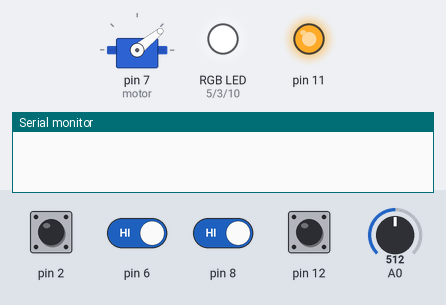
A sketch run on a simulated Arduino Uno, built with avr-gcc and run on an emulated ATmega328P. On the bench: servo, an RGB LED mixed from three pins (HIGH = lit), output pins drawn as LEDs (lit = HIGH), the last lines printed to the serial monitor. The inputs (shaded band) are chosen by the test bench; at power-on: pin 2, pin 6, pin 8, pin 12 HIGH, A0 = 512.

Above: at 4.2 s.
4.3 s: pin 8 driven LOW
At 5.5 s:
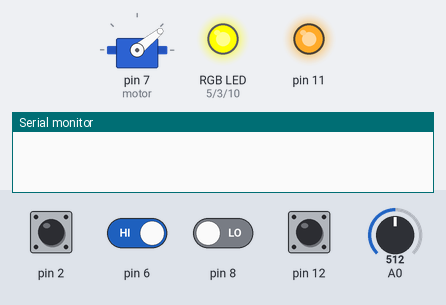
5.8 s: pin 2 pulled LOW for 0.15 s
At 7.1 s:
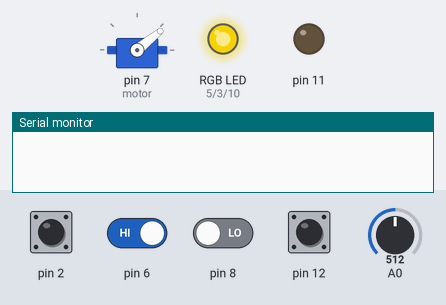
7.4 s: pin 6 driven LOW
At 8.6 s:
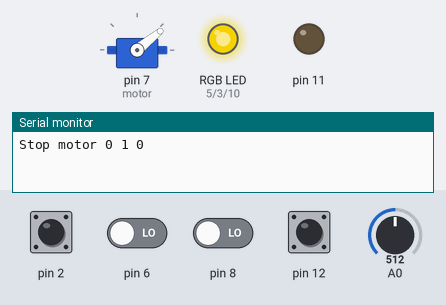
8.9 s: A0 set to 716
At 10.0 s:
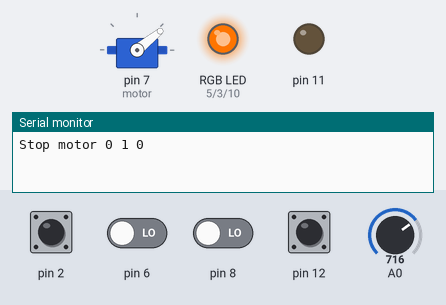
10.4 s: A0 set to 900
At 11.1 s:
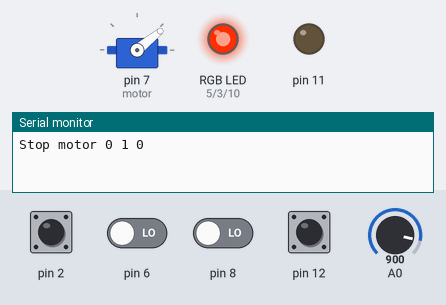
11.9 s: pin 2 pulled LOW for 0.15 s
At 13.0 s:
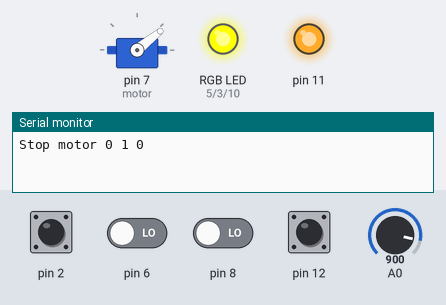
Timing chart, 0 to 14.5 s (numbered marks = the images above; inputs shaded):
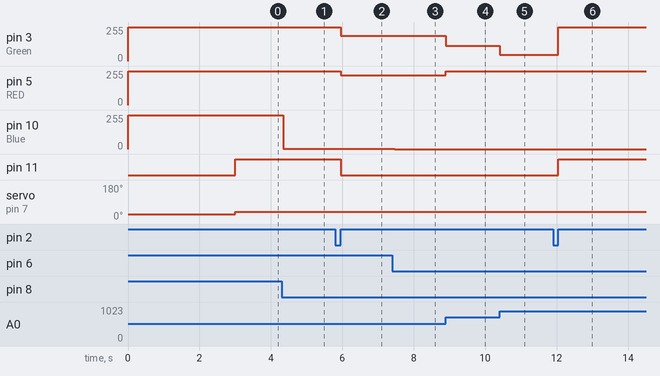

Measured:
- after the input at 4.3 s, pin 10 (Blue): 255/255 → 3/255 at once
- after the input at 5.8 s, pin 3 (Green): 255/255 → 190/255 after 0.15 s; pin 5 (RED): 255/255 → 222/255 after 0.15 s; pin 11: HIGH → LOW after 0.15 s
- after the input at 7.4 s, pin 10 (Blue): 3/255 → 0/255 after 0.06 s
- after the input at 8.9 s, pin 3 (Green): 190/255 → 116/255 at once; pin 5 (RED): 222/255 → 253/255 at once
- after the input at 10.4 s, pin 3 (Green): 116/255 → 47/255 at once
- after the input at 11.9 s, pin 3 (Green): 47/255 → 255/255 after 0.15 s; pin 5 (RED): 253/255 → 255/255 after 0.15 s; pin 11: LOW → HIGH after 0.15 s

The sketch:

elTorpedoProto1.ino
```cpp
/*
  pinOUT
  2 - КНОПКА
  3 - СД ЗЕЛЕНЫЙ
  4 - Сигнал зарядки +
  5 - СД КРАСНЫЙ
  6 - ДАТЧИК ХОЛЛА 1
  7 - МОТОР
  8 - ДАТЧИК ХОЛЛА 2
  9 -
  10 - СД СИНИЙ
  11 - ВКЛ ЗАПИСИ ВЫХОД
  12 - ВКЛ МОТОРА ВХОД
  13 - ВКЛ МОТОРА ВХОД 2
  А0 - уровень напряжения
*/

#include <EncButton.h>
EncButton<EB_TICK, 2> btn(INPUT_PULLUP);
#include <Servo.h>
Servo motor;

const int numReading = 3;
uint32_t average = 0, d1 = 50000, d2 = 25000, d3 = 15000, values[numReading];
int p1 = 1550, p2 = 1800, p3 = 2200, powerMotor, index = 0;
double koeff = 19000.0;

void setup() {
  Serial.begin(9600);
  pinMode(10, OUTPUT); //Blue
  pinMode(3, OUTPUT); //Green
  pinMode(5, OUTPUT); //RED
  pinMode(11, OUTPUT);
  pinMode(12, INPUT);
  pinMode(13, INPUT);
  digitalWrite(10, HIGH);
  digitalWrite(5, HIGH);
  digitalWrite(3, HIGH);
  pinMode(6, INPUT);
  pinMode(8, INPUT);
  motor.attach(7);


  motor.writeMicroseconds(800);
  delay(3000); //задержка при включении для инициализации ESC

  for (int i = 0; i < numReading; i++)
  {
    values[i] = 0;
  }

}

void loop() {
  static bool enabled, sensHall1, sensHall2, startHall1, startHall2;
  static bool specModeEnabled = false;
  static bool motorEnabled = false;
  static bool blickFlag = false;
  static int blickTimer = 0;
  static int specModeClickTimer = 0;
  static int motorStopVal = 950;
  static int motorGoVal = 1550;
  static int cycle = 5000;
  static int numTriggeredH = -1;
  int chargeLvl = analogRead(A0);
  static int chargeLvlR;
  static int chargeLvlG;
  static int h2DurTime;
  static int h1DurTime;
  static uint64_t h1Micros = 0;
  static uint64_t lastTriggerHallMicros;
  static uint32_t specModeTimer = 0;
  static uint32_t lastTriggerHall;


  // ремап цветовой индикации
  chargeLvl = map(chargeLvl, 0, 1023, 630, 840);
  chargeLvlR = map(chargeLvl, 750, 630, 253, 0);
  chargeLvlR = constrain(chargeLvlR, 0, 253);
  chargeLvlG = map(chargeLvl, 700, 840, 253, 0);
  chargeLvlG = constrain(chargeLvlG, 0, 253);

  //каждый луп смотрю состояние датчиков холла
  sensHall1 = !digitalRead(6);
  sensHall2 = !digitalRead(8);
  bool specMotor = !digitalRead(12);
 // Serial.println(specMotor);

  //при нажатии кнопки меняется состояние флага включения + включение спец режима
  btn.tick();
  if (btn.isClick()) {

    specModeEnabled = false;

    if (specModeEnabled)
    {
      specModeTimer = 0;
      specModeClickTimer = 0;
    }
    specModeClickTimer++;

    enabled = !enabled;

    if (specModeTimer == 0)
      specModeTimer = millis();

    if (millis() - specModeTimer < 5000 && specModeClickTimer == 6)
    {
      Serial.println("------------------ specModeEnabled ------------------");
      specModeEnabled = true;
      enabled = true;
    }

    if (specModeTimer != 0 && millis() - specModeTimer > 5000)
    {
      specModeTimer = 0;
      specModeEnabled = false;
      specModeClickTimer = 0;
    }
  }

  //спец режим
  if (specModeEnabled)
  {
    if (blickTimer > 300) //индикация спец режима
    {
      if (blickFlag)
      {
        Serial.println("flash on");
        analogWrite(5, chargeLvlR);
        analogWrite(3, chargeLvlG);
      }
      else
      {
        Serial.println("flash off");
        digitalWrite(5, HIGH);
        digitalWrite(3, HIGH);
      }
      blickFlag = !blickFlag;
      blickTimer = 0;
    }
    blickTimer++;
    digitalWrite(11, LOW);
    if (specMotor) motor.writeMicroseconds(2200);
    else motor.writeMicroseconds(motorStopVal);
    return;
  } else
  {
    //индикация включения + инициализация мотора
    if (!enabled) {
      motor.writeMicroseconds(motorStopVal);
      digitalWrite(5, HIGH);
      digitalWrite(3, HIGH);
      digitalWrite(11, HIGH); //выключение записи
    } else {
      analogWrite(5, chargeLvlR);
      analogWrite(3, chargeLvlG);
      digitalWrite(11, LOW); //включение записи
    }
  }

  //индикация датчика холла
  if (sensHall1) {
    if (h1Micros == 0)
      h1Micros = micros();
    digitalWrite(10, LOW);
  } else {
    if (h1Micros > 0)
    {
      lastTriggerHallMicros = micros() - h1Micros;
      h1Micros = 0;
    }
    digitalWrite(10, HIGH);
    if (sensHall2) {
      digitalWrite(10, LOW);
    }
    else {
      if (h1Micros > 0)
      {
        lastTriggerHallMicros = micros() - h1Micros;
        h1Micros = 0;
      }
      digitalWrite(10, HIGH);
    }
  }

  //счетчик срабатываний датчика холла
  static uint32_t tmr;
  if (enabled && millis() - tmr >= 5) {
    tmr = millis();
    if (sensHall1) {
      h1DurTime += 5;
      lastTriggerHall = millis();
      startHall1 = true;
    }
    else if (sensHall2) {
      h2DurTime += 5;
      lastTriggerHall = millis();
      startHall2 = true;
    }
    else
    {
      if (h1DurTime > 0)
        numTriggeredH = 1;
      if (h2DurTime > 0)
        numTriggeredH = 2;
      h1DurTime = 0;
      h2DurTime = 0;
    }
  }

  if (lastTriggerHallMicros > 0) {
    values[index] = lastTriggerHallMicros;
    index++;
    if (index > numReading - 1)
      index = 0;
    uint64_t total = 0;

    bool valuesFill = true;
    for (int i = 0; i < numReading; i++)
    {
      if (values[i] == 0)
        valuesFill = false;
      total += values[i];
    }
    average = total / numReading;
    powerMotor = p1;
    if (valuesFill)
    {
      // ver 1
      /*if (average > d1)
        {
        powerMotor = (d1*p2) / average;
        }
        else if (average > d2 && average <= d1)
        {
        powerMotor = p2;
        }
        else if (average > d3 && average <= d2)
        {
        powerMotor = 2800 - 0.04 * average;
        }
        else if (average <= d3)
        {
        powerMotor = p3;
        }*/

      //ver 2
      /*powerMotor = koeff / average  * p3;
        Serial.print("powerMotor calc1: ");
        Serial.println(powerMotor);
        powerMotor = map(powerMotor, 2000, 900, 2200, 1550);
        Serial.print("average: ");
        Serial.println(average);
        Serial.print("powerMotor calc2: ");
        Serial.println(powerMotor);*/

      //ver 3
      if ((koeff / average  * p3) < 2000) {
        powerMotor = 1900;
      }
      if ((koeff / average  * p3) > 2000) {
        powerMotor = 2200;
      }
    }
    if (powerMotor < p1)
      powerMotor = p1;

    if (powerMotor >= p3)
      powerMotor = p3;

    Serial.print("powerMotor: ");
    Serial.println(powerMotor);
    Serial.print("koeff: ");
    Serial.println(koeff / average  * p3);

    lastTriggerHallMicros = 0;
  }


  //Serial.print(sensHall1);
  //Serial.print("   ");
  //Serial.print(h2DurTime);
  //Serial.print("   ");
  //Serial.println(sensHall2);
  //Serial.print("   ");
  //Serial.println(h1DurTime);

  // включаем мотор после срабатывания 2 датчиков(оборот)
  if (startHall1 && startHall2)
  {
    motor.writeMicroseconds(powerMotor);
    motorEnabled = true;
    startHall1 = false;
    startHall2 = false;
  }

  static uint32_t tmr3;
  // выключаем мотор после бездействия
  int dur = 1100;
  int f1 = millis() - lastTriggerHall >= dur + dur / 5;
  bool f2 = h2DurTime >= dur;
  bool f3 = h1DurTime >= dur;
  if (enabled && motorEnabled && ( f1 || f2 || f3 )) {
    Serial.print("Stop motor ");
    Serial.print(f1);
    Serial.print(" ");
    Serial.print(f2);
    Serial.print(" ");
    Serial.println(f3);
    motor.writeMicroseconds(motorStopVal);
    motorEnabled = false;
    h2DurTime = 0;
    h1DurTime = 0;
    startHall1 = false;
    startHall2 = false;
    for (int i = 0; i < numReading; i++)
    {
      values[i] = 0;
    }
  }
}
```
